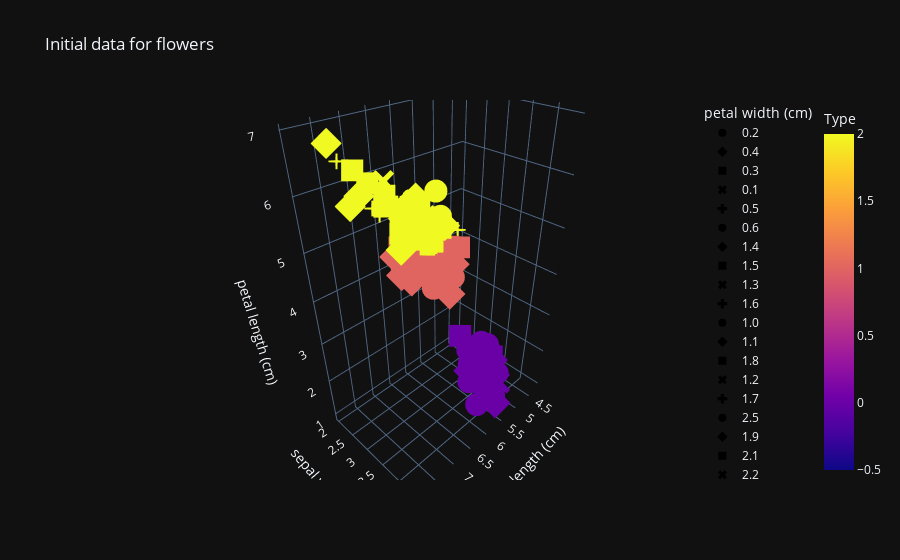
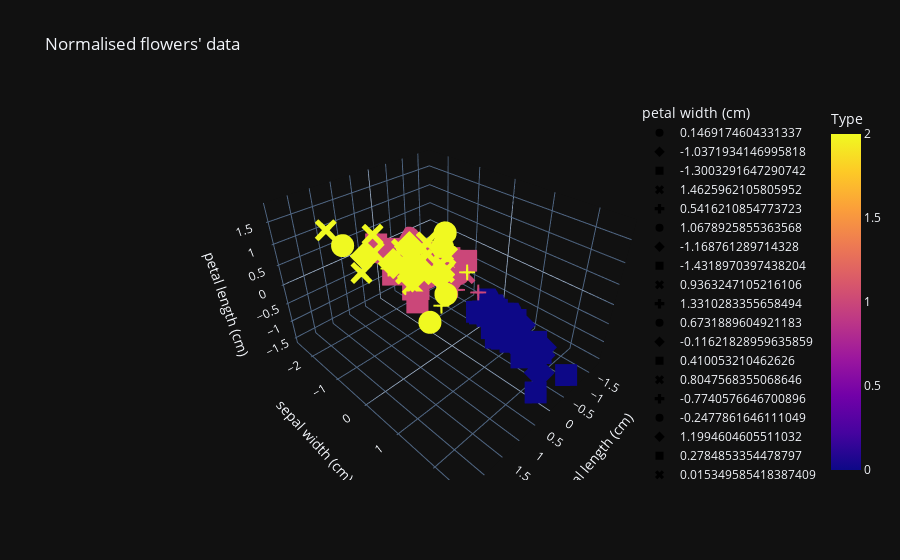

Write notebook code for charts like these, in order.
### Code cell
main_flowers()

### Figure 1 — Plotly figure (JSON) as saved in the notebook; plotly's stock layout.template omitted (floating-point values rounded to 4 significant figures)
{"data": [{"hovertemplate": "petal width (cm)=0.2<br>sepal length (cm)=%{x}<br>sepal width (cm)=%{y}<br>petal length (cm)=%{z}<br>Type=%{marker.color}<extra></extra>", "legendgroup": "0.2", "marker": {"color": [0, 0, 0, 0, 0, 0, 0, 0, 0, 0, 0, 0, 0, 0, 0, 0, 0, 0, 0, 0, 0, 0, 0, 0, 0, 0, 0, 0, 0], "coloraxis": "coloraxis", "symbol": "circle"}, "mode": "markers", "name": "0.2", "scene": "scene", "showlegend": true, "x": [5.1, 4.9, 4.7, 4.6, 5.0, 5.0, 4.4, 5.4, 4.8, 5.8, 5.4, 4.6, 4.8, 5.0, 5.2, 5.2, 4.7, 4.8, 5.5, 4.9, 5.0, 5.5, 4.4, 5.1, 4.4, 5.1, 4.6, 5.3, 5.0], "y": [3.5, 3.0, 3.2, 3.1, 3.6, 3.4, 2.9, 3.7, 3.4, 4.0, 3.4, 3.6, 3.4, 3.0, 3.5, 3.4, 3.2, 3.1, 4.2, 3.1, 3.2, 3.5, 3.0, 3.4, 3.2, 3.8, 3.2, 3.7, 3.3], "z": [1.4, 1.4, 1.3, 1.5, 1.4, 1.5, 1.4, 1.5, 1.6, 1.2, 1.7, 1.0, 1.9, 1.6, 1.5, 1.4, 1.6, 1.6, 1.4, 1.5, 1.2, 1.3, 1.3, 1.5, 1.3, 1.6, 1.4, 1.5, 1.4], "type": "scatter3d"}, {"hovertemplate": "petal width (cm)=0.4<br>sepal length (cm)=%{x}<br>sepal width (cm)=%{y}<br>petal length (cm)=%{z}<br>Type=%{marker.color}<extra></extra>", "legendgroup": "0.4", "marker": {"color": [0, 0, 0, 0, 0, 0, 0], "coloraxis": "coloraxis", "symbol": "diamond"}, "mode": "markers", "name": "0.4", "scene": "scene", "showlegend": true, "x": [5.4, 5.7, 5.4, 5.1, 5.0, 5.4, 5.1], "y": [3.9, 4.4, 3.9, 3.7, 3.4, 3.4, 3.8], "z": [1.7, 1.5, 1.3, 1.5, 1.6, 1.5, 1.9], "type": "scatter3d"}, {"hovertemplate": "petal width (cm)=0.3<br>sepal length (cm)=%{x}<br>sepal width (cm)=%{y}<br>petal length (cm)=%{z}<br>Type=%{marker.color}<extra></extra>", "legendgroup": "0.3", "marker": {"color": [0, 0, 0, 0, 0, 0, 0], "coloraxis": "coloraxis", "symbol": "square"}, "mode": "markers", "name": "0.3", "scene": "scene", "showlegend": true, "x": [4.6, 5.1, 5.7, 5.1, 5.0, 4.5, 4.8], "y": [3.4, 3.5, 3.8, 3.8, 3.5, 2.3, 3.0], "z": [1.4, 1.4, 1.7, 1.5, 1.3, 1.3, 1.4], "type": "scatter3d"}, {"hovertemplate": "petal width (cm)=0.1<br>sepal length (cm)=%{x}<br>sepal width (cm)=%{y}<br>petal length (cm)=%{z}<br>Type=%{marker.color}<extra></extra>", "legendgroup": "0.1", "marker": {"color": [0, 0, 0, 0, 0], "coloraxis": "coloraxis", "symbol": "x"}, "mode": "markers", "name": "0.1", "scene": "scene", "showlegend": true, "x": [4.9, 4.8, 4.3, 5.2, 4.9], "y": [3.1, 3.0, 3.0, 4.1, 3.6], "z": [1.5, 1.4, 1.1, 1.5, 1.4], "type": "scatter3d"}, {"hovertemplate": "petal width (cm)=0.5<br>sepal length (cm)=%{x}<br>sepal width (cm)=%{y}<br>petal length (cm)=%{z}<br>Type=%{marker.color}<extra></extra>", "legendgroup": "0.5", "marker": {"color": [0], "coloraxis": "coloraxis", "symbol": "cross"}, "mode": "markers", "name": "0.5", "scene": "scene", "showlegend": true, "x": [5.1], "y": [3.3], "z": [1.7], "type": "scatter3d"}, {"hovertemplate": "petal width (cm)=0.6<br>sepal length (cm)=%{x}<br>sepal width (cm)=%{y}<br>petal length (cm)=%{z}<br>Type=%{marker.color}<extra></extra>", "legendgroup": "0.6", "marker": {"color": [0], "coloraxis": "coloraxis", "symbol": "circle"}, "mode": "markers", "name": "0.6", "scene": "scene", "showlegend": true, "x": [5.0], "y": [3.5], "z": [1.6], "type": "scatter3d"}, {"hovertemplate": "petal width (cm)=1.4<br>sepal length (cm)=%{x}<br>sepal width (cm)=%{y}<br>petal length (cm)=%{z}<br>Type=%{marker.color}<extra></extra>", "legendgroup": "1.4", "marker": {"color": [1, 1, 1, 1, 1, 1, 1, 2], "coloraxis": "coloraxis", "symbol": "diamond"}, "mode": "markers", "name": "1.4", "scene": "scene", "showlegend": true, "x": [7.0, 5.2, 6.1, 6.7, 6.6, 6.8, 6.1, 6.1], "y": [3.2, 2.7, 2.9, 3.1, 3.0, 2.8, 3.0, 2.6], "z": [4.7, 3.9, 4.7, 4.4, 4.4, 4.8, 4.6, 5.6], "type": "scatter3d"}, {"hovertemplate": "petal width (cm)=1.5<br>sepal length (cm)=%{x}<br>sepal width (cm)=%{y}<br>petal length (cm)=%{z}<br>Type=%{marker.color}<extra></extra>", "legendgroup": "1.5", "marker": {"color": [1, 1, 1, 1, 1, 1, 1, 1, 1, 1, 2, 2], "coloraxis": "coloraxis", "symbol": "square"}, "mode": "markers", "name": "1.5", "scene": "scene", "showlegend": true, "x": [6.4, 6.9, 6.5, 5.9, 5.6, 6.2, 6.3, 6.0, 5.4, 6.7, 6.0, 6.3], "y": [3.2, 3.1, 2.8, 3.0, 3.0, 2.2, 2.5, 2.9, 3.0, 3.1, 2.2, 2.8], "z": [4.5, 4.9, 4.6, 4.2, 4.5, 4.5, 4.9, 4.5, 4.5, 4.7, 5.0, 5.1], "type": "scatter3d"}, {"hovertemplate": "petal width (cm)=1.3<br>sepal length (cm)=%{x}<br>sepal width (cm)=%{y}<br>petal length (cm)=%{z}<br>Type=%{marker.color}<extra></extra>", "legendgroup": "1.3", "marker": {"color": [1, 1, 1, 1, 1, 1, 1, 1, 1, 1, 1, 1, 1], "coloraxis": "coloraxis", "symbol": "x"}, "mode": "markers", "name": "1.3", "scene": "scene", "showlegend": true, "x": [5.5, 5.7, 6.6, 5.6, 6.1, 6.4, 6.3, 5.6, 5.5, 5.6, 5.7, 6.2, 5.7], "y": [2.3, 2.8, 2.9, 2.9, 2.8, 2.9, 2.3, 3.0, 2.5, 2.7, 2.9, 2.9, 2.8], "z": [4.0, 4.5, 4.6, 3.6, 4.0, 4.3, 4.4, 4.1, 4.0, 4.2, 4.2, 4.3, 4.1], "type": "scatter3d"}, {"hovertemplate": "petal width (cm)=1.6<br>sepal length (cm)=%{x}<br>sepal width (cm)=%{y}<br>petal length (cm)=%{z}<br>Type=%{marker.color}<extra></extra>", "legendgroup": "1.6", "marker": {"color": [1, 1, 1, 2], "coloraxis": "coloraxis", "symbol": "cross"}, "mode": "markers", "name": "1.6", "scene": "scene", "showlegend": true, "x": [6.3, 6.0, 6.0, 7.2], "y": [3.3, 2.7, 3.4, 3.0], "z": [4.7, 5.1, 4.5, 5.8], "type": "scatter3d"}, {"hovertemplate": "petal width (cm)=1.0<br>sepal length (cm)=%{x}<br>sepal width (cm)=%{y}<br>petal length (cm)=%{z}<br>Type=%{marker.color}<extra></extra>", "legendgroup": "1.0", "marker": {"color": [1, 1, 1, 1, 1, 1, 1], "coloraxis": "coloraxis", "symbol": "circle"}, "mode": "markers", "name": "1.0", "scene": "scene", "showlegend": true, "x": [4.9, 5.0, 6.0, 5.8, 5.7, 5.5, 5.0], "y": [2.4, 2.0, 2.2, 2.7, 2.6, 2.4, 2.3], "z": [3.3, 3.5, 4.0, 4.1, 3.5, 3.7, 3.3], "type": "scatter3d"}, {"hovertemplate": "petal width (cm)=1.1<br>sepal length (cm)=%{x}<br>sepal width (cm)=%{y}<br>petal length (cm)=%{z}<br>Type=%{marker.color}<extra></extra>", "legendgroup": "1.1", "marker": {"color": [1, 1, 1], "coloraxis": "coloraxis", "symbol": "diamond"}, "mode": "markers", "name": "1.1", "scene": "scene", "showlegend": true, "x": [5.6, 5.5, 5.1], "y": [2.5, 2.4, 2.5], "z": [3.9, 3.8, 3.0], "type": "scatter3d"}, {"hovertemplate": "petal width (cm)=1.8<br>sepal length (cm)=%{x}<br>sepal width (cm)=%{y}<br>petal length (cm)=%{z}<br>Type=%{marker.color}<extra></extra>", "legendgroup": "1.8", "marker": {"color": [1, 2, 2, 2, 2, 2, 2, 2, 2, 2, 2, 2], "coloraxis": "coloraxis", "symbol": "square"}, "mode": "markers", "name": "1.8", "scene": "scene", "showlegend": true, "x": [5.9, 6.3, 7.3, 6.7, 6.5, 6.3, 7.2, 6.2, 6.1, 6.4, 6.0, 5.9], "y": [3.2, 2.9, 2.9, 2.5, 3.0, 2.7, 3.2, 2.8, 3.0, 3.1, 3.0, 3.0], "z": [4.8, 5.6, 6.3, 5.8, 5.5, 4.9, 6.0, 4.8, 4.9, 5.5, 4.8, 5.1], "type": "scatter3d"}, {"hovertemplate": "petal width (cm)=1.2<br>sepal length (cm)=%{x}<br>sepal width (cm)=%{y}<br>petal length (cm)=%{z}<br>Type=%{marker.color}<extra></extra>", "legendgroup": "1.2", "marker": {"color": [1, 1, 1, 1, 1], "coloraxis": "coloraxis", "symbol": "x"}, "mode": "markers", "name": "1.2", "scene": "scene", "showlegend": true, "x": [6.1, 5.8, 5.5, 5.8, 5.7], "y": [2.8, 2.7, 2.6, 2.6, 3.0], "z": [4.7, 3.9, 4.4, 4.0, 4.2], "type": "scatter3d"}, {"hovertemplate": "petal width (cm)=1.7<br>sepal length (cm)=%{x}<br>sepal width (cm)=%{y}<br>petal length (cm)=%{z}<br>Type=%{marker.color}<extra></extra>", "legendgroup": "1.7", "marker": {"color": [1, 2], "coloraxis": "coloraxis", "symbol": "cross"}, "mode": "markers", "name": "1.7", "scene": "scene", "showlegend": true, "x": [6.7, 4.9], "y": [3.0, 2.5], "z": [5.0, 4.5], "type": "scatter3d"}, {"hovertemplate": "petal width (cm)=2.5<br>sepal length (cm)=%{x}<br>sepal width (cm)=%{y}<br>petal length (cm)=%{z}<br>Type=%{marker.color}<extra></extra>", "legendgroup": "2.5", "marker": {"color": [2, 2, 2], "coloraxis": "coloraxis", "symbol": "circle"}, "mode": "markers", "name": "2.5", "scene": "scene", "showlegend": true, "x": [6.3, 7.2, 6.7], "y": [3.3, 3.6, 3.3], "z": [6.0, 6.1, 5.7], "type": "scatter3d"}, {"hovertemplate": "petal width (cm)=1.9<br>sepal length (cm)=%{x}<br>sepal width (cm)=%{y}<br>petal length (cm)=%{z}<br>Type=%{marker.color}<extra></extra>", "legendgroup": "1.9", "marker": {"color": [2, 2, 2, 2, 2], "coloraxis": "coloraxis", "symbol": "diamond"}, "mode": "markers", "name": "1.9", "scene": "scene", "showlegend": true, "x": [5.8, 6.4, 7.4, 5.8, 6.3], "y": [2.7, 2.7, 2.8, 2.7, 2.5], "z": [5.1, 5.3, 6.1, 5.1, 5.0], "type": "scatter3d"}, {"hovertemplate": "petal width (cm)=2.1<br>sepal length (cm)=%{x}<br>sepal width (cm)=%{y}<br>petal length (cm)=%{z}<br>Type=%{marker.color}<extra></extra>", "legendgroup": "2.1", "marker": {"color": [2, 2, 2, 2, 2, 2], "coloraxis": "coloraxis", "symbol": "square"}, "mode": "markers", "name": "2.1", "scene": "scene", "showlegend": true, "x": [7.1, 7.6, 6.8, 6.7, 6.4, 6.9], "y": [3.0, 3.0, 3.0, 3.3, 2.8, 3.1], "z": [5.9, 6.6, 5.5, 5.7, 5.6, 5.4], "type": "scatter3d"}, {"hovertemplate": "petal width (cm)=2.2<br>sepal length (cm)=%{x}<br>sepal width (cm)=%{y}<br>petal length (cm)=%{z}<br>Type=%{marker.color}<extra></extra>", "legendgroup": "2.2", "marker": {"color": [2, 2, 2], "coloraxis": "coloraxis", "symbol": "x"}, "mode": "markers", "name": "2.2", "scene": "scene", "showlegend": true, "x": [6.5, 7.7, 6.4], "y": [3.0, 3.8, 2.8], "z": [5.8, 6.7, 5.6], "type": "scatter3d"}, {"hovertemplate": "petal width (cm)=2.0<br>sepal length (cm)=%{x}<br>sepal width (cm)=%{y}<br>petal length (cm)=%{z}<br>Type=%{marker.color}<extra></extra>", "legendgroup": "2.0", "marker": {"color": [2, 2, 2, 2, 2, 2], "coloraxis": "coloraxis", "symbol": "cross"}, "mode": "markers", "name": "2.0", "scene": "scene", "showlegend": true, "x": [6.5, 5.7, 5.6, 7.7, 7.9, 6.5], "y": [3.2, 2.5, 2.8, 2.8, 3.8, 3.0], "z": [5.1, 5.0, 4.9, 6.7, 6.4, 5.2], "type": "scatter3d"}, {"hovertemplate": "petal width (cm)=2.4<br>sepal length (cm)=%{x}<br>sepal width (cm)=%{y}<br>petal length (cm)=%{z}<br>Type=%{marker.color}<extra></extra>", "legendgroup": "2.4", "marker": {"color": [2, 2, 2], "coloraxis": "coloraxis", "symbol": "circle"}, "mode": "markers", "name": "2.4", "scene": "scene", "showlegend": true, "x": [5.8, 6.3, 6.7], "y": [2.8, 3.4, 3.1], "z": [5.1, 5.6, 5.6], "type": "scatter3d"}, {"hovertemplate": "petal width (cm)=2.3<br>sepal length (cm)=%{x}<br>sepal width (cm)=%{y}<br>petal length (cm)=%{z}<br>Type=%{marker.color}<extra></extra>", "legendgroup": "2.3", "marker": {"color": [2, 2, 2, 2, 2, 2, 2, 2], "coloraxis": "coloraxis", "symbol": "diamond"}, "mode": "markers", "name": "2.3", "scene": "scene", "showlegend": true, "x": [6.4, 7.7, 6.9, 7.7, 6.9, 6.8, 6.7, 6.2], "y": [3.2, 2.6, 3.2, 3.0, 3.1, 3.2, 3.0, 3.4], "z": [5.3, 6.9, 5.7, 6.1, 5.1, 5.9, 5.2, 5.4], "type": "scatter3d"}], "layout": {"scene": {"domain": {"x": [0.0, 1.0], "y": [0.0, 1.0]}, "xaxis": {"title": {"text": "sepal length (cm)"}}, "yaxis": {"title": {"text": "sepal width (cm)"}}, "zaxis": {"title": {"text": "petal length (cm)"}}}, "coloraxis": {"colorbar": {"title": {"text": "Type"}}, "colorscale": [[0.0, "#0d0887"], [0.1111, "#46039f"], [0.2222, "#7201a8"], [0.3333, "#9c179e"], [0.4444, "#bd3786"], [0.5556, "#d8576b"], [0.6667, "#ed7953"], [0.7778, "#fb9f3a"], [0.8889, "#fdca26"], [1.0, "#f0f921"]]}, "legend": {"title": {"text": "petal width (cm)"}, "tracegroupgap": 0, "orientation": "v", "yanchor": "top", "xanchor": "right"}, "title": {"text": "Initial data for flowers"}}}

### Figure 2 — Plotly figure (JSON) as saved in the notebook; plotly's stock layout.template omitted (floating-point values rounded to 4 significant figures)
{"data": [{"hovertemplate": "petal width (cm)=0.1469174604331337<br>sepal length (cm)=%{x}<br>sepal width (cm)=%{y}<br>petal length (cm)=%{z}<br>Type=%{marker.color}<extra></extra>", "legendgroup": "0.1469174604331337", "marker": {"color": [1, 1, 1, 1, 1, 1, 1, 1, 1, 1, 1, 1], "coloraxis": "coloraxis", "symbol": "circle"}, "mode": "markers", "name": "0.1469174604331337", "scene": "scene", "showlegend": true, "x": [0.6764, -0.3628, -0.2473, -0.1318, -0.2473, 0.4455, 0.561, -0.1318, -0.1318, -0.2473, -0.3628, 0.33], "y": [-0.3299, -1.295, -0.3299, -0.3299, -0.8126, -0.3299, -1.778, -0.5712, -0.5712, -0.0885, -1.778, -0.5712], "z": [0.3231, 0.1528, -0.07428, 0.2664, 0.2664, 0.3231, 0.3799, 0.2096, 0.4367, 0.2096, 0.1528, 0.1528], "type": "scatter3d"}, {"hovertemplate": "petal width (cm)=-1.0371934146995818<br>sepal length (cm)=%{x}<br>sepal width (cm)=%{y}<br>petal length (cm)=%{z}<br>Type=%{marker.color}<extra></extra>", "legendgroup": "-1.0371934146995818", "marker": {"color": [0, 0, 0, 0], "coloraxis": "coloraxis", "symbol": "diamond"}, "mode": "markers", "name": "-1.0371934146995818", "scene": "scene", "showlegend": true, "x": [-0.4782, -0.9401, -0.8246, -0.8246], "y": [2.084, 0.877, 1.842, 1.601], "z": [-1.38, -1.21, -1.039, -1.266], "type": "scatter3d"}, {"hovertemplate": "petal width (cm)=-1.3003291647290742<br>sepal length (cm)=%{x}<br>sepal width (cm)=%{y}<br>petal length (cm)=%{z}<br>Type=%{marker.color}<extra></extra>", "legendgroup": "-1.3003291647290742", "marker": {"color": [0, 0, 0, 0, 0, 0, 0, 0, 0, 0, 0, 0, 0, 0, 0, 0, 0, 0, 0, 0, 0, 0, 0, 0, 0], "coloraxis": "coloraxis", "symbol": "square"}, "mode": "markers", "name": "-1.3003291647290742", "scene": "scene", "showlegend": true, "x": [-1.171, -1.286, -1.286, -0.01636, -1.171, -0.5937, -1.402, -0.9401, -0.9401, -0.9401, -1.633, -0.8246, -0.9401, -1.633, -0.7092, -0.4782, -1.402, -1.171, -1.633, -0.7092, -0.8246, -0.9401, -0.4782, -1.402, -1.056], "y": [0.1529, 0.3942, 0.3942, 2.325, 0.877, 1.601, 0.3942, 0.877, 0.3942, 1.36, 0.3942, 1.118, 0.6356, -0.0885, 0.877, 1.601, 1.36, 0.877, -0.3299, 1.118, 1.842, -0.0885, 0.877, 0.1529, -0.0885], "z": [-1.21, -1.21, -1.38, -1.437, -1.039, -1.266, -1.323, -1.266, -1.437, -1.323, -1.38, -1.323, -1.323, -1.38, -1.323, -1.266, -1.55, -1.21, -1.323, -1.266, -1.21, -1.21, -1.153, -1.266, -1.323], "type": "scatter3d"}, {"hovertemplate": "petal width (cm)=1.4625962105805952<br>sepal length (cm)=%{x}<br>sepal width (cm)=%{y}<br>petal length (cm)=%{z}<br>Type=%{marker.color}<extra></extra>", "legendgroup": "1.4625962105805952", "marker": {"color": [2, 2, 2, 2, 2, 2], "coloraxis": "coloraxis", "symbol": "x"}, "mode": "markers", "name": "1.4625962105805952", "scene": "scene", "showlegend": true, "x": [1.254, 0.6764, 1.023, 1.254, 2.178, 2.178], "y": [0.3942, 0.3942, -0.0885, 0.1529, -0.0885, -1.054], "z": [1.118, 0.8908, 0.8341, 0.7773, 1.345, 1.799], "type": "scatter3d"}, {"hovertemplate": "petal width (cm)=0.5416210854773723<br>sepal length (cm)=%{x}<br>sepal width (cm)=%{y}<br>petal length (cm)=%{z}<br>Type=%{marker.color}<extra></extra>", "legendgroup": "0.5416210854773723", "marker": {"color": [1, 2, 1, 1], "coloraxis": "coloraxis", "symbol": "cross"}, "mode": "markers", "name": "0.5416210854773723", "scene": "scene", "showlegend": true, "x": [0.2146, 1.6, 0.561, 0.2146], "y": [0.877, -0.0885, 0.6356, -0.8126], "z": [0.4367, 1.175, 0.5502, 0.7773], "type": "scatter3d"}, {"hovertemplate": "petal width (cm)=1.0678925855363568<br>sepal length (cm)=%{x}<br>sepal width (cm)=%{y}<br>petal length (cm)=%{z}<br>Type=%{marker.color}<extra></extra>", "legendgroup": "1.0678925855363568", "marker": {"color": [2, 2, 2], "coloraxis": "coloraxis", "symbol": "circle"}, "mode": "markers", "name": "1.0678925855363568", "scene": "scene", "showlegend": true, "x": [2.408, 2.178, -0.2473], "y": [1.842, -0.5712, -0.5712], "z": [1.515, 1.686, 0.6638], "type": "scatter3d"}, {"hovertemplate": "petal width (cm)=-1.168761289714328<br>sepal length (cm)=%{x}<br>sepal width (cm)=%{y}<br>petal length (cm)=%{z}<br>Type=%{marker.color}<extra></extra>", "legendgroup": "-1.168761289714328", "marker": {"color": [0, 0, 0, 0, 0], "coloraxis": "coloraxis", "symbol": "diamond"}, "mode": "markers", "name": "-1.168761289714328", "scene": "scene", "showlegend": true, "x": [-1.402, -0.8246, -1.517, -0.8246, -0.9401], "y": [0.877, 1.842, -1.778, 1.118, 1.118], "z": [-1.323, -1.266, -1.38, -1.323, -1.38], "type": "scatter3d"}, {"hovertemplate": "petal width (cm)=-1.4318970397438204<br>sepal length (cm)=%{x}<br>sepal width (cm)=%{y}<br>petal length (cm)=%{z}<br>Type=%{marker.color}<extra></extra>", "legendgroup": "-1.4318970397438204", "marker": {"color": [0, 0, 0, 0], "coloraxis": "coloraxis", "symbol": "square"}, "mode": "markers", "name": "-1.4318970397438204", "scene": "scene", "showlegend": true, "x": [-0.7092, -1.748, -1.056, -1.171], "y": [2.566, -0.0885, 0.1529, -0.0885], "z": [-1.266, -1.494, -1.266, -1.323], "type": "scatter3d"}, {"hovertemplate": "petal width (cm)=0.9363247105216106<br>sepal length (cm)=%{x}<br>sepal width (cm)=%{y}<br>petal length (cm)=%{z}<br>Type=%{marker.color}<extra></extra>", "legendgroup": "0.9363247105216106", "marker": {"color": [2, 2], "coloraxis": "coloraxis", "symbol": "x"}, "mode": "markers", "name": "0.9363247105216106", "scene": "scene", "showlegend": true, "x": [-0.01636, 0.6764], "y": [-0.8126, -0.8126], "z": [0.7773, 0.8908], "type": "scatter3d"}, {"hovertemplate": "petal width (cm)=1.3310283355658494<br>sepal length (cm)=%{x}<br>sepal width (cm)=%{y}<br>petal length (cm)=%{z}<br>Type=%{marker.color}<extra></extra>", "legendgroup": "1.3310283355658494", "marker": {"color": [2, 2, 2], "coloraxis": "coloraxis", "symbol": "cross"}, "mode": "markers", "name": "1.3310283355658494", "scene": "scene", "showlegend": true, "x": [0.6764, 2.178, 0.7919], "y": [-0.5712, 1.842, -0.0885], "z": [1.061, 1.686, 1.175], "type": "scatter3d"}, {"hovertemplate": "petal width (cm)=0.6731889604921183<br>sepal length (cm)=%{x}<br>sepal width (cm)=%{y}<br>petal length (cm)=%{z}<br>Type=%{marker.color}<extra></extra>", "legendgroup": "0.6731889604921183", "marker": {"color": [1, 2], "coloraxis": "coloraxis", "symbol": "circle"}, "mode": "markers", "name": "0.6731889604921183", "scene": "scene", "showlegend": true, "x": [1.023, -1.056], "y": [-0.0885, -1.295], "z": [0.7205, 0.4367], "type": "scatter3d"}, {"hovertemplate": "petal width (cm)=-0.11621828959635859<br>sepal length (cm)=%{x}<br>sepal width (cm)=%{y}<br>petal length (cm)=%{z}<br>Type=%{marker.color}<extra></extra>", "legendgroup": "-0.11621828959635859", "marker": {"color": [1, 1, 1], "coloraxis": "coloraxis", "symbol": "diamond"}, "mode": "markers", "name": "-0.11621828959635859", "scene": "scene", "showlegend": true, "x": [-0.8246, -0.3628, -0.2473], "y": [-1.295, -1.537, -1.295], "z": [-0.4149, 0.03927, 0.09604], "type": "scatter3d"}, {"hovertemplate": "petal width (cm)=0.410053210462626<br>sepal length (cm)=%{x}<br>sepal width (cm)=%{y}<br>petal length (cm)=%{z}<br>Type=%{marker.color}<extra></extra>", "legendgroup": "0.410053210462626", "marker": {"color": [1, 1, 1, 1, 1, 1, 1], "coloraxis": "coloraxis", "symbol": "square"}, "mode": "markers", "name": "0.410053210462626", "scene": "scene", "showlegend": true, "x": [0.7919, 0.4455, 0.09911, 0.561, 1.254, 0.2146, -0.4782], "y": [-0.5712, -2.019, -0.0885, -1.295, 0.1529, -0.3299, -0.0885], "z": [0.4934, 0.4367, 0.2664, 0.6638, 0.6638, 0.4367, 0.4367], "type": "scatter3d"}, {"hovertemplate": "petal width (cm)=0.8047568355068646<br>sepal length (cm)=%{x}<br>sepal width (cm)=%{y}<br>petal length (cm)=%{z}<br>Type=%{marker.color}<extra></extra>", "legendgroup": "0.8047568355068646", "marker": {"color": [2, 2, 1, 2, 2, 2, 2, 2, 2, 2, 2], "coloraxis": "coloraxis", "symbol": "x"}, "mode": "markers", "name": "0.8047568355068646", "scene": "scene", "showlegend": true, "x": [0.2146, 0.561, 0.09911, 0.33, 1.716, 0.7919, 0.09911, 1.023, 0.4455, 1.6, 0.561], "y": [-0.0885, -0.8126, 0.3942, -0.0885, -0.3299, -0.0885, -0.0885, -1.295, -0.5712, 0.3942, -0.3299], "z": [0.607, 0.6638, 0.607, 0.6638, 1.459, 1.004, 0.7773, 1.175, 0.607, 1.288, 1.061], "type": "scatter3d"}, {"hovertemplate": "petal width (cm)=-0.7740576646700896<br>sepal length (cm)=%{x}<br>sepal width (cm)=%{y}<br>petal length (cm)=%{z}<br>Type=%{marker.color}<extra></extra>", "legendgroup": "-0.7740576646700896", "marker": {"color": [0], "coloraxis": "coloraxis", "symbol": "cross"}, "mode": "markers", "name": "-0.7740576646700896", "scene": "scene", "showlegend": true, "x": [-0.9401], "y": [1.118], "z": [-1.21], "type": "scatter3d"}, {"hovertemplate": "petal width (cm)=-0.2477861646111049<br>sepal length (cm)=%{x}<br>sepal width (cm)=%{y}<br>petal length (cm)=%{z}<br>Type=%{marker.color}<extra></extra>", "legendgroup": "-0.2477861646111049", "marker": {"color": [1, 1, 1, 1, 1, 1], "coloraxis": "coloraxis", "symbol": "circle"}, "mode": "markers", "name": "-0.2477861646111049", "scene": "scene", "showlegend": true, "x": [0.2146, -1.056, -0.9401, -0.1318, -0.01636, -0.9401], "y": [-2.019, -1.537, -1.778, -1.054, -0.8126, -2.502], "z": [0.1528, -0.2446, -0.2446, -0.131, 0.2096, -0.131], "type": "scatter3d"}, {"hovertemplate": "petal width (cm)=1.1994604605511032<br>sepal length (cm)=%{x}<br>sepal width (cm)=%{y}<br>petal length (cm)=%{z}<br>Type=%{marker.color}<extra></extra>", "legendgroup": "1.1994604605511032", "marker": {"color": [2, 2, 2, 2, 2, 2], "coloraxis": "coloraxis", "symbol": "diamond"}, "mode": "markers", "name": "1.1994604605511032", "scene": "scene", "showlegend": true, "x": [1.254, 1.023, 1.138, 2.062, 0.6764, 1.485], "y": [0.1529, 0.6356, -0.0885, -0.0885, -0.5712, -0.0885], "z": [0.9476, 1.118, 1.004, 1.629, 1.061, 1.231], "type": "scatter3d"}, {"hovertemplate": "petal width (cm)=0.2784853354478797<br>sepal length (cm)=%{x}<br>sepal width (cm)=%{y}<br>petal length (cm)=%{z}<br>Type=%{marker.color}<extra></extra>", "legendgroup": "0.2784853354478797", "marker": {"color": [1, 1, 1, 1, 1], "coloraxis": "coloraxis", "symbol": "square"}, "mode": "markers", "name": "0.2784853354478797", "scene": "scene", "showlegend": true, "x": [0.9074, 0.33, 1.369, 1.138, -0.7092], "y": [-0.0885, -0.0885, 0.3942, -0.5712, -0.8126], "z": [0.3799, 0.4934, 0.5502, 0.607, 0.09604], "type": "scatter3d"}, {"hovertemplate": "petal width (cm)=0.015349585418387409<br>sepal length (cm)=%{x}<br>sepal width (cm)=%{y}<br>petal length (cm)=%{z}<br>Type=%{marker.color}<extra></extra>", "legendgroup": "0.015349585418387409", "marker": {"color": [1, 1, 1, 1, 1], "coloraxis": "coloraxis", "symbol": "x"}, "mode": "markers", "name": "0.015349585418387409", "scene": "scene", "showlegend": true, "x": [-0.01636, 0.33, -0.1318, -0.01636, -0.3628], "y": [-1.054, -0.5712, -0.0885, -0.8126, -1.054], "z": [0.1528, 0.5502, 0.2664, 0.09604, 0.3799], "type": "scatter3d"}, {"hovertemplate": "petal width (cm)=1.5941640855953414<br>sepal length (cm)=%{x}<br>sepal width (cm)=%{y}<br>petal length (cm)=%{z}<br>Type=%{marker.color}<extra></extra>", "legendgroup": "1.5941640855953414", "marker": {"color": [2, 2, 2], "coloraxis": "coloraxis", "symbol": "cross"}, "mode": "markers", "name": "1.5941640855953414", "scene": "scene", "showlegend": true, "x": [-0.01636, 0.561, 1.023], "y": [-0.5712, 0.877, 0.1529], "z": [0.7773, 1.061, 1.061], "type": "scatter3d"}, {"hovertemplate": "petal width (cm)=1.7257319606100878<br>sepal length (cm)=%{x}<br>sepal width (cm)=%{y}<br>petal length (cm)=%{z}<br>Type=%{marker.color}<extra></extra>", "legendgroup": "1.7257319606100878", "marker": {"color": [2, 2], "coloraxis": "coloraxis", "symbol": "circle"}, "mode": "markers", "name": "1.7257319606100878", "scene": "scene", "showlegend": true, "x": [1.023, 1.6], "y": [0.6356, 1.36], "z": [1.118, 1.345], "type": "scatter3d"}, {"hovertemplate": "petal width (cm)=-0.9056255396848357<br>sepal length (cm)=%{x}<br>sepal width (cm)=%{y}<br>petal length (cm)=%{z}<br>Type=%{marker.color}<extra></extra>", "legendgroup": "-0.9056255396848357", "marker": {"color": [0], "coloraxis": "coloraxis", "symbol": "diamond"}, "mode": "markers", "name": "-0.9056255396848357", "scene": "scene", "showlegend": true, "x": [-0.8246], "y": [0.6356], "z": [-1.153], "type": "scatter3d"}], "layout": {"scene": {"domain": {"x": [0.0, 1.0], "y": [0.0, 1.0]}, "xaxis": {"title": {"text": "sepal length (cm)"}}, "yaxis": {"title": {"text": "sepal width (cm)"}}, "zaxis": {"title": {"text": "petal length (cm)"}}}, "coloraxis": {"colorbar": {"title": {"text": "Type"}}, "colorscale": [[0.0, "#0d0887"], [0.1111, "#46039f"], [0.2222, "#7201a8"], [0.3333, "#9c179e"], [0.4444, "#bd3786"], [0.5556, "#d8576b"], [0.6667, "#ed7953"], [0.7778, "#fb9f3a"], [0.8889, "#fdca26"], [1.0, "#f0f921"]]}, "legend": {"title": {"text": "petal width (cm)"}, "tracegroupgap": 0, "orientation": "v", "yanchor": "top", "xanchor": "right"}, "title": {"text": "Normalised flowers' data"}}}
